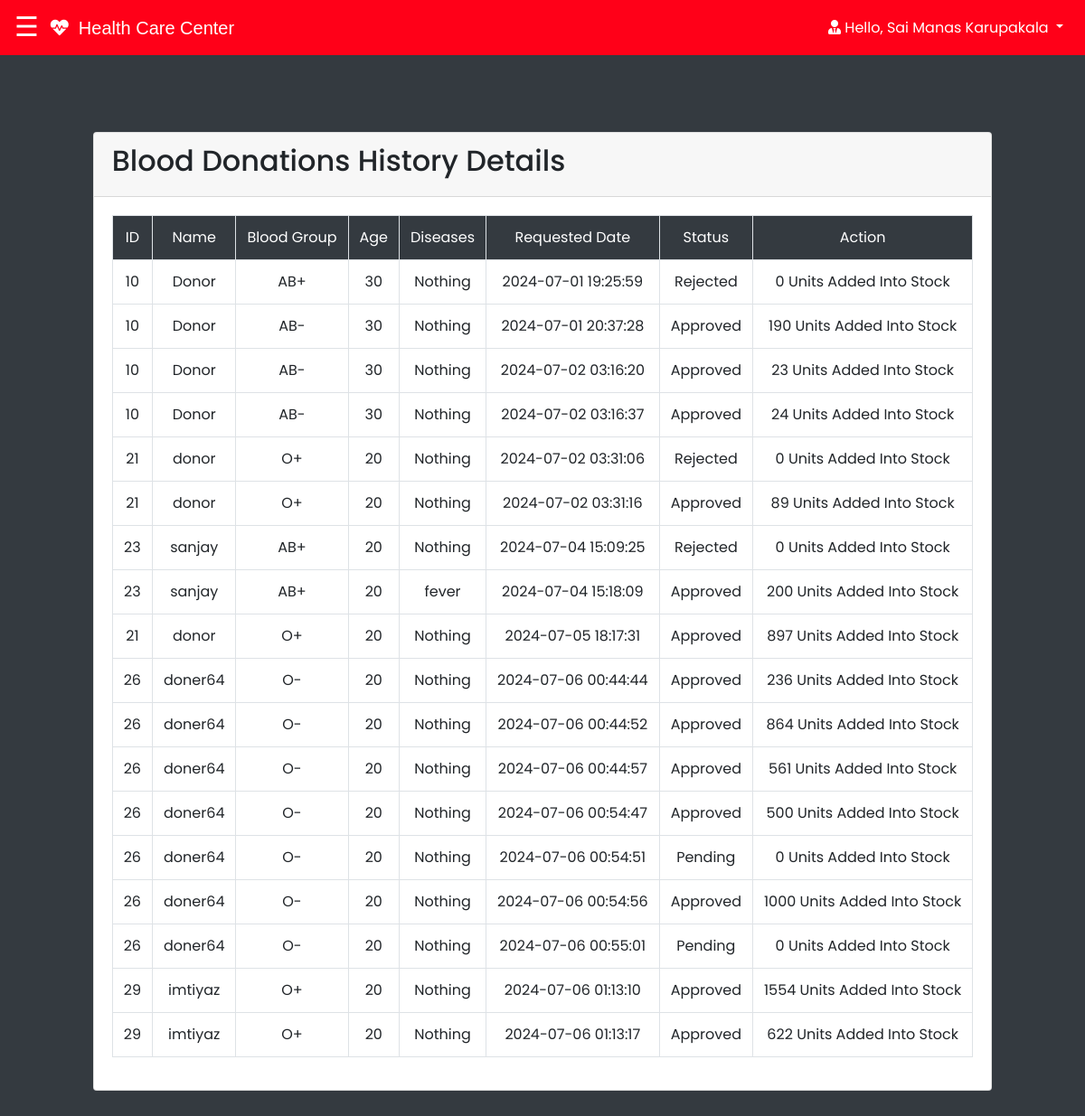
The app's page /admin/donation_history.php (signed in) with its own data.
### tables this page shows
CREATE TABLE `donationshistory` (
  `id` int(255) NOT NULL,
  `blood_group` varchar(255) NOT NULL,
  `diseases` varchar(255) NOT NULL DEFAULT 'Nothing',
  `units` int(255) NOT NULL,
  `date` datetime NOT NULL DEFAULT current_timestamp(),
  `status` varchar(255) NOT NULL DEFAULT 'Pending'
);

CREATE TABLE `user_form` (
  `id` int(11) NOT NULL,
  `name` varchar(255) DEFAULT NULL,
  `email` varchar(255) DEFAULT NULL,
  `age` int(255) DEFAULT NULL,
  `pass` varchar(255) DEFAULT NULL,
  `gender` varchar(255) NOT NULL DEFAULT 'Gender',
  `number` int(255) DEFAULT NULL,
  `BloodGroup` varchar(255) NOT NULL DEFAULT 'blood group',
  `diseases` varchar(255) NOT NULL DEFAULT 'Nothing',
  `address` varchar(255) DEFAULT NULL,
  `user_type` varchar(255) NOT NULL DEFAULT 'Select User Type',
  `date` datetime NOT NULL DEFAULT current_timestamp()
);

### admin/donation_history.php (the view, shortened to what this page needs)
<?php
@include '../css/navbar.php';
$query = "select uf.id,uf.name,dh.diseases,uf.age,dh.blood_group,dh.units,dh.date,dh.status from user_form uf, donationshistory dh where uf.id=dh.id";
$result = mysqli_query($conn,$query);
?>
<!DOCTYPE html>
<html lang="en">
<head>
    <link rel="stylesheet" href="https://stackpath.bootstrapcdn.com/bootstrap/4.3.1/css/bootstrap.min.css">
    <link rel="stylesheet" href="https://cdnjs.cloudflare.com/ajax/libs/font-awesome/5.14.0/css/all.css">
   <link rel="stylesheet" href="css/style.css">
</head>
<body class="bg-dark">
    <header>
    </header>
    <div class="container">
        <div class="row mt-5">
            <div class="col">
                <div class="card mt-5">
                    <div class="card-header">
                        <h2 class="display-6 text-left">Blood Donations History Details</h2>
                    </div>
                <div class="card-body">
                    <table class="table table-bordered text-center">
                    <tr class="bg-dark text-white">
                    <link rel="stylesheet" href="css/style.css">
                        <td> ID </td>
                        <td> Name </td>
                        <td> Blood Group </td>
                        <td> Age </td>
                        <td> Diseases </td>
                        <td> Requested Date </td>
                        <td> Status </td>
                        <td> Action </td>
                    </tr>
                    <tr>
                    <?php
                        while($row = mysqli_fetch_assoc($result)) {
                    ?>
                        <td><?php echo $row['id']; ?></td>
                        <td><?php echo $row['name']; ?></td>
                        <td><?php echo $row['blood_group']; ?></td>
                        <td><?php echo $row['age']; ?></td>
                        <td><?php echo $row['diseases']; ?></td>
                        <td><?php echo $row['date']; ?></td>
                        <td><?php echo $row['status']; ?></td>
                        <td>
                            <?php
                            if($row['status']=='Approved' ) {
                                echo $row['units'];echo " Units Added Into Stock";
                            }
                            else{
                                echo "0 Units Added Into Stock";
                            }
                            ?>
                        </td>
                        </tr>
                    <?php
                        }
                    ?>
</body>
</html>

### css/style.css (style rules this page uses)
* { font-family: 'Poppins', sans-serif; margin:0; padding:0; box-sizing: border-box; outline: none; border:none; text-decoration: none; }
.container { min-height: 100vh; display: flex; align-items: center; justify-content: center; padding:20px; padding-bottom: 60px; }
header { padding-top: 30px; text-align: center; }

### css/sidebar_admin.php (style rules this page uses)
body { font-family: "Lato", sans-serif; }

### admin/donation_history.php (style rules this page uses)
table, td, th { border: 1px solid; }
table { width: 200%; border-collapse: collapse; }

### records on screen
donationshistory: id "10", id.name "Donor", blood_group "AB+", id.age "30", diseases "Nothing", date "2024-07-01 19:25:59", status "Rejected", shows "0 Units Added Into Stock"
donationshistory: id "10", id.name "Donor", blood_group "AB-", id.age "30", diseases "Nothing", date "2024-07-01 20:37:28", status "Approved", units "190"
donationshistory: id "10", id.name "Donor", blood_group "AB-", id.age "30", diseases "Nothing", date "2024-07-02 03:16:20", status "Approved", units "23"
donationshistory: id "10", id.name "Donor", blood_group "AB-", id.age "30", diseases "Nothing", date "2024-07-02 03:16:37", status "Approved", units "24"
donationshistory: id "21", id.name "donor", blood_group "O+", id.age "20", diseases "Nothing", date "2024-07-02 03:31:06", status "Rejected", shows "0 Units Added Into Stock"
donationshistory: id "21", id.name "donor", blood_group "O+", id.age "20", diseases "Nothing", date "2024-07-02 03:31:16", status "Approved", units "89"
donationshistory: id "23", id.name "sanjay", blood_group "AB+", id.age "20", diseases "Nothing", date "2024-07-04 15:09:25", status "Rejected", shows "0 Units Added Into Stock"
donationshistory: id "23", id.name "sanjay", blood_group "AB+", id.age "20", diseases "fever", date "2024-07-04 15:18:09", status "Approved", units "200"
donationshistory: id "21", id.name "donor", blood_group "O+", id.age "20", diseases "Nothing", date "2024-07-05 18:17:31", status "Approved", units "897"
donationshistory: id "26", id.name "doner64", blood_group "O-", id.age "20", diseases "Nothing", date "2024-07-06 00:44:44", status "Approved", units "236"
donationshistory: id "26", id.name "doner64", blood_group "O-", id.age "20", diseases "Nothing", date "2024-07-06 00:44:52", status "Approved", units "864"
donationshistory: id "26", id.name "doner64", blood_group "O-", id.age "20", diseases "Nothing", date "2024-07-06 00:44:57", status "Approved", units "561"
donationshistory: id "26", id.name "doner64", blood_group "O-", id.age "20", diseases "Nothing", date "2024-07-06 00:54:47", status "Approved", units "500"
donationshistory: id "26", id.name "doner64", blood_group "O-", id.age "20", diseases "Nothing", date "2024-07-06 00:54:51", status "Pending", shows "0 Units Added Into Stock"
donationshistory: id "26", id.name "doner64", blood_group "O-", id.age "20", diseases "Nothing", date "2024-07-06 00:54:56", status "Approved", units "1000"
donationshistory: id "26", id.name "doner64", blood_group "O-", id.age "20", diseases "Nothing", date "2024-07-06 00:55:01", status "Pending", shows "0 Units Added Into Stock"
donationshistory: id "29", id.name "imtiyaz", blood_group "O+", id.age "20", diseases "Nothing", date "2024-07-06 01:13:10", status "Approved", units "1554"
donationshistory: id "29", id.name "imtiyaz", blood_group "O+", id.age "20", diseases "Nothing", date "2024-07-06 01:13:17", status "Approved", units "622"

### other values on screen
$regValue "Sai Manas Karupakala"
